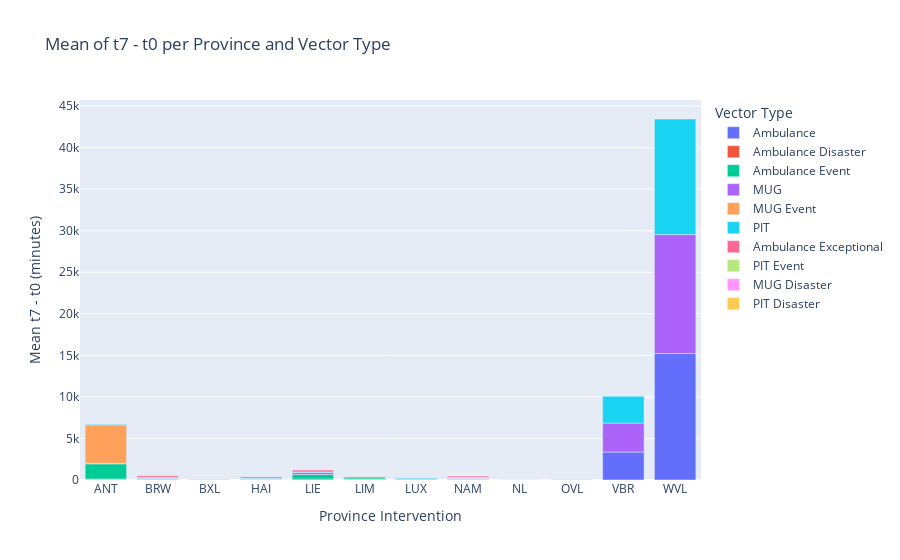

Notebook code for this chart:
### Code cell
import plotly.express as px

# Assuming interventions_dataset is your DataFrame

# Calculate the difference between t7 and t0 in minutes
interventions_dataset['t7_t0_diff_minutes'] = (interventions_dataset['t7'] - interventions_dataset['t0']).dt.total_seconds() / 60

# Filter out missing values in 't7_t0_diff_minutes' column
interventions_dataset_filtered = interventions_dataset.dropna(subset=['t7_t0_diff_minutes'])

# Aggregate the data by taking the mean of t7_t0_diff_minutes for each combination of province_intervention and vector_type
aggregated_data = interventions_dataset_filtered.groupby(['province_intervention', 'vector_type']).agg({'t7_t0_diff_minutes': 'mean'}).reset_index()

# Create boxplot
fig = px.bar(aggregated_data, x='province_intervention', y='t7_t0_diff_minutes', color='vector_type',
             title='Mean of t7 - t0 per Province and Vector Type',
             labels={'t7_t0_diff_minutes': 'Mean t7 - t0 (minutes)', 'province_intervention': 'Province Intervention', 'vector_type': 'Vector Type'})

# Show the plot
fig.show()

### Figure 1 — Plotly figure (JSON) as saved in the notebook; plotly's stock layout.template omitted (floating-point values rounded to 4 significant figures)
{"data": [{"alignmentgroup": "True", "hovertemplate": "Vector Type=Ambulance<br>Province Intervention=%{x}<br>Mean t7 - t0 (minutes)=%{y}<extra></extra>", "legendgroup": "Ambulance", "marker": {"color": "#636efa", "pattern": {"shape": ""}}, "name": "Ambulance", "offsetgroup": "Ambulance", "orientation": "v", "showlegend": true, "textposition": "auto", "type": "bar", "x": ["ANT", "BRW", "BXL", "HAI", "LIE", "LIM", "LUX", "NAM", "NL", "OVL", "VBR", "WVL"], "xaxis": "x", "y": [69.18, 78.66, 8.504, 64.93, 115.0, 79.31, 74.29, 67.74, 4.417, 5.402, 3365.0, 15210.0], "yaxis": "y"}, {"alignmentgroup": "True", "hovertemplate": "Vector Type=Ambulance Disaster<br>Province Intervention=%{x}<br>Mean t7 - t0 (minutes)=%{y}<extra></extra>", "legendgroup": "Ambulance Disaster", "marker": {"color": "#EF553B", "pattern": {"shape": ""}}, "name": "Ambulance Disaster", "offsetgroup": "Ambulance Disaster", "orientation": "v", "showlegend": true, "textposition": "auto", "type": "bar", "x": ["ANT", "HAI", "LIM", "NAM"], "xaxis": "x", "y": [51.17, 8.344, 55.08, 41.54], "yaxis": "y"}, {"alignmentgroup": "True", "hovertemplate": "Vector Type=Ambulance Event<br>Province Intervention=%{x}<br>Mean t7 - t0 (minutes)=%{y}<extra></extra>", "legendgroup": "Ambulance Event", "marker": {"color": "#00cc96", "pattern": {"shape": ""}}, "name": "Ambulance Event", "offsetgroup": "Ambulance Event", "orientation": "v", "showlegend": true, "textposition": "auto", "type": "bar", "x": ["ANT", "BRW", "HAI", "LIE", "LIM", "NAM", "OVL"], "xaxis": "x", "y": [1821.0, 51.18, 9.753, 551.1, 216.3, 56.26, 7.387], "yaxis": "y"}, {"alignmentgroup": "True", "hovertemplate": "Vector Type=MUG<br>Province Intervention=%{x}<br>Mean t7 - t0 (minutes)=%{y}<extra></extra>", "legendgroup": "MUG", "marker": {"color": "#ab63fa", "pattern": {"shape": ""}}, "name": "MUG", "offsetgroup": "MUG", "orientation": "v", "showlegend": true, "textposition": "auto", "type": "bar", "x": ["ANT", "BRW", "BXL", "HAI", "LIE", "LIM", "LUX", "NAM", "NL", "OVL", "VBR", "WVL"], "xaxis": "x", "y": [72.78, 72.02, 3.675, 74.57, 249.8, 76.85, 63.11, 69.03, 6.733, 5.603, 3485.0, 14320.0], "yaxis": "y"}, {"alignmentgroup": "True", "hovertemplate": "Vector Type=MUG Event<br>Province Intervention=%{x}<br>Mean t7 - t0 (minutes)=%{y}<extra></extra>", "legendgroup": "MUG Event", "marker": {"color": "#FFA15A", "pattern": {"shape": ""}}, "name": "MUG Event", "offsetgroup": "MUG Event", "orientation": "v", "showlegend": true, "textposition": "auto", "type": "bar", "x": ["ANT", "BRW", "HAI", "LIM", "NAM"], "xaxis": "x", "y": [4616.0, 19.3, 3.334, 51.92, 37.5], "yaxis": "y"}, {"alignmentgroup": "True", "hovertemplate": "Vector Type=PIT<br>Province Intervention=%{x}<br>Mean t7 - t0 (minutes)=%{y}<extra></extra>", "legendgroup": "PIT", "marker": {"color": "#19d3f3", "pattern": {"shape": ""}}, "name": "PIT", "offsetgroup": "PIT", "orientation": "v", "showlegend": true, "textposition": "auto", "type": "bar", "x": ["ANT", "BRW", "BXL", "HAI", "LIE", "LIM", "LUX", "NAM", "OVL", "VBR", "WVL"], "xaxis": "x", "y": [65.52, 113.3, 4.45, 70.45, 59.83, 77.39, 105.3, 77.38, 3.722, 3223.0, 13910.0], "yaxis": "y"}, {"alignmentgroup": "True", "hovertemplate": "Vector Type=Ambulance Exceptional<br>Province Intervention=%{x}<br>Mean t7 - t0 (minutes)=%{y}<extra></extra>", "legendgroup": "Ambulance Exceptional", "marker": {"color": "#FF6692", "pattern": {"shape": ""}}, "name": "Ambulance Exceptional", "offsetgroup": "Ambulance Exceptional", "orientation": "v", "showlegend": true, "textposition": "auto", "type": "bar", "x": ["BRW", "HAI", "LIE", "NAM"], "xaxis": "x", "y": [188.1, 184.0, 220.0, 141.2], "yaxis": "y"}, {"alignmentgroup": "True", "hovertemplate": "Vector Type=PIT Event<br>Province Intervention=%{x}<br>Mean t7 - t0 (minutes)=%{y}<extra></extra>", "legendgroup": "PIT Event", "marker": {"color": "#B6E880", "pattern": {"shape": ""}}, "name": "PIT Event", "offsetgroup": "PIT Event", "orientation": "v", "showlegend": true, "textposition": "auto", "type": "bar", "x": ["HAI"], "xaxis": "x", "y": [3.662], "yaxis": "y"}, {"alignmentgroup": "True", "hovertemplate": "Vector Type=MUG Disaster<br>Province Intervention=%{x}<br>Mean t7 - t0 (minutes)=%{y}<extra></extra>", "legendgroup": "MUG Disaster", "marker": {"color": "#FF97FF", "pattern": {"shape": ""}}, "name": "MUG Disaster", "offsetgroup": "MUG Disaster", "orientation": "v", "showlegend": true, "textposition": "auto", "type": "bar", "x": ["LIM"], "xaxis": "x", "y": [3.904], "yaxis": "y"}, {"alignmentgroup": "True", "hovertemplate": "Vector Type=PIT Disaster<br>Province Intervention=%{x}<br>Mean t7 - t0 (minutes)=%{y}<extra></extra>", "legendgroup": "PIT Disaster", "marker": {"color": "#FECB52", "pattern": {"shape": ""}}, "name": "PIT Disaster", "offsetgroup": "PIT Disaster", "orientation": "v", "showlegend": true, "textposition": "auto", "type": "bar", "x": ["LIM"], "xaxis": "x", "y": [1.773], "yaxis": "y"}], "layout": {"barmode": "relative", "legend": {"title": {"text": "Vector Type"}, "tracegroupgap": 0}, "title": {"text": "Mean of t7 - t0 per Province and Vector Type"}, "xaxis": {"anchor": "y", "domain": [0, 1], "title": {"text": "Province Intervention"}}, "yaxis": {"anchor": "x", "domain": [0, 1], "title": {"text": "Mean t7 - t0 (minutes)"}}}}
